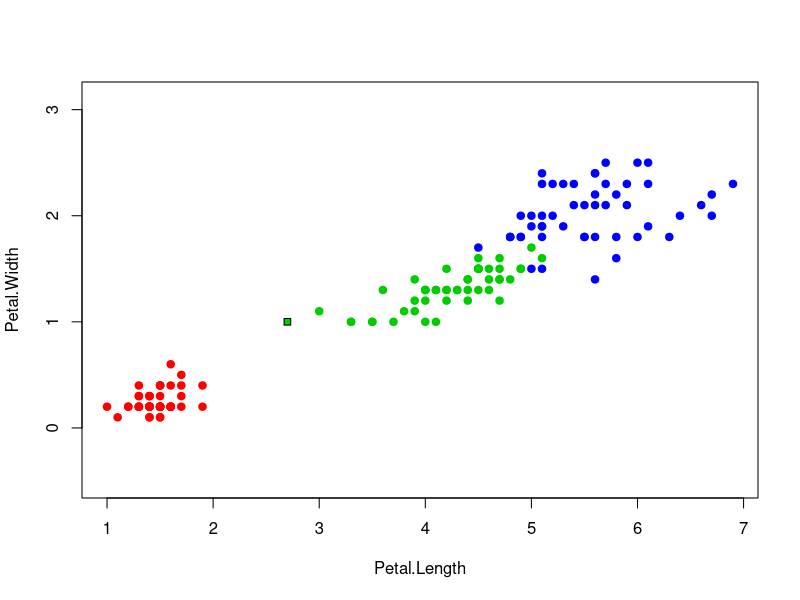

Recreate this plot in R.
euclideanDistance <- function(u, v){     
  sqrt(sum((u - v)^2)) 
}
sortObjectsByDist <- function(xl, z, metricFunction = euclideanDistance) {
  l <- dim(xl)[1]     
  n <- dim(xl)[2] - 1               
  distances <- matrix(NA, l, 2)          
  for (i in 1:l){         
    distances[i, ] <- c(i, metricFunction(xl[i, 1:n], z))     
  }               
  orderedXl <- xl[order(distances[, 2]), ]          
  return (orderedXl); 
}
w <- function(i,k,q){
  if(k>0) {
    (k+1-i)/k
  }
  else if(q>0&q<1){
    q^i
  } 
}

kwNN <- function(xl, z, k,q){     
  orderedXl <- sortObjectsByDist(xl, z)
  n <- dim(orderedXl)[2] - 1          
  classes <- orderedXl[1:k, n + 1]
  list <- unique(classes)
  counts = 0
  for(i in 1:length(list)){
    counts[i] = 0
  }
  for (i in 1:k)
  {
    counts[which(classes[i]==list)] =
      counts[which(classes[i]==list)] + w(i,k)
  }
  return (list[which.max(counts)]) 
}
kernel <- function(par){
  ifelse(abs(par)>1, 0, 3/4*(1-par^2))
}
parcenWindowFixed <- function(xl,z,h){
  l <- dim(xl)[1]
  n <- dim(xl)[2] - 1          
  list <- unique(xl[,n+1])
  counts = 0
  for(i in 1:length(list)){
    counts[i] = 0
  }
  for (i in 1:l)
  {
    counts[which(xl[i,n+1]==list)] =
      counts[which(xl[i,n+1]==list)] + kernel(euclideanDistance(z,xl[i,1:n])/h)
  }
  print(counts)
  return (list[which.max(counts)]) 
  
}
parcenWindowFloat <- function(xl,z,k){
  orderedXl <- sortObjectsByDist(xl, z)
  l <- dim(xl)[1]
  n <- dim(xl)[2] - 1          
  list <- unique(xl[,n+1])
  h <- euclideanDistance(z,orderedXl[k+1,1:n])
  counts = 0
  for(i in 1:length(list)){
    counts[i] = 0
  }
  for (i in 1:l)
  {
    counts[which(xl[i,n+1]==list)] =
      counts[which(xl[i,n+1]==list)] + kernel(euclideanDistance(z,xl[i,1:n])/h)
  }
  print(counts)
  return (list[which.max(counts)]) 
  
}
loo <- function(xl,k,a){
  l <- dim(xl)[1]
  n <- dim(xl)[2] - 1
  res <- 0
  for (i in 1:l)
  {
    if(a(xl[-i, ], xl[i,-(n+1)], k) != xl$Species[i]) 
    {
      res <- res+1
    }
  }
  return (res/l)
}


colors <- c("setosa" = "red", "versicolor" = "green3", "virginica" = "blue") 
plot(iris[, 3:4], pch = 21, bg = colors[iris$Species], col = colors[iris$Species], asp = 1)  
z <- c(2.7, 1) 
xl <- iris[, 3:5] 
class <- parcenWindowFloat(xl, z, 8)
res <- loo(xl,5,parcenWindowFloat)
print(res)
points(z[1], z[2], pch = 22, bg = colors[class], asp = 1) 
